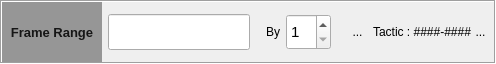
     <widget class="QFrame" name="frameRangeFrame">
      <property name="minimumSize">
       <size>
        <width>0</width>
        <height>64</height>
       </size>
      </property>
      <property name="maximumSize">
       <size>
        <width>16777215</width>
        <height>64</height>
       </size>
      </property>
      <property name="frameShape">
       <enum>QFrame::Box</enum>
      </property>
      <property name="frameShadow">
       <enum>QFrame::Sunken</enum>
      </property>
      <layout class="QHBoxLayout" name="horizontalLayout_21">
       <property name="spacing">
        <number>0</number>
       </property>
       <property name="margin">
        <number>0</number>
       </property>
       <item>
        <layout class="QHBoxLayout" name="horizontalLayout_22" stretch="0,0,0">
         <property name="spacing">
          <number>4</number>
         </property>
         <item>
          <widget class="QFrame" name="frameRangeOuterFrame">
           <property name="sizePolicy">
            <sizepolicy hsizetype="Preferred" vsizetype="Expanding">
             <horstretch>0</horstretch>
             <verstretch>0</verstretch>
            </sizepolicy>
           </property>
           <property name="minimumSize">
            <size>
             <width>100</width>
             <height>48</height>
            </size>
           </property>
           <property name="maximumSize">
            <size>
             <width>100</width>
             <height>16777215</height>
            </size>
           </property>
           <property name="autoFillBackground">
            <bool>false</bool>
           </property>
           <property name="styleSheet">
            <string notr="true"/>
           </property>
           <property name="frameShape">
            <enum>QFrame::NoFrame</enum>
           </property>
           <property name="frameShadow">
            <enum>QFrame::Raised</enum>
           </property>
           <layout class="QVBoxLayout" name="verticalLayout_8">
            <property name="spacing">
             <number>0</number>
            </property>
            <property name="margin">
             <number>0</number>
            </property>
            <item>
             <widget class="QLabel" name="frameRangeLabel">
              <property name="minimumSize">
               <size>
                <width>0</width>
                <height>0</height>
               </size>
              </property>
              <property name="maximumSize">
               <size>
                <width>16777215</width>
                <height>16777215</height>
               </size>
              </property>
              <property name="font">
               <font>
                <pointsize>10</pointsize>
                <weight>75</weight>
                <bold>true</bold>
               </font>
              </property>
              <property name="acceptDrops">
               <bool>true</bool>
              </property>
              <property name="autoFillBackground">
               <bool>false</bool>
              </property>
              <property name="styleSheet">
               <string notr="true">QLabel { background-color:rgb(150,150,150);       	        	color: rgb(22,22,22); }</string>
              </property>
              <property name="text">
               <string>Frame Range</string>
              </property>
              <property name="alignment">
               <set>Qt::AlignCenter</set>
              </property>
             </widget>
            </item>
           </layout>
          </widget>
         </item>
         <item>
          <widget class="QFrame" name="frameRangeFieldFrame">
           <property name="sizePolicy">
            <sizepolicy hsizetype="Preferred" vsizetype="Preferred">
             <horstretch>1</horstretch>
             <verstretch>0</verstretch>
            </sizepolicy>
           </property>
           <property name="maximumSize">
            <size>
             <width>16777215</width>
             <height>48</height>
            </size>
           </property>
           <property name="frameShape">
            <enum>QFrame::NoFrame</enum>
           </property>
           <property name="frameShadow">
            <enum>QFrame::Raised</enum>
           </property>
           <layout class="QHBoxLayout" name="horizontalLayout_23">
            <property name="spacing">
             <number>0</number>
            </property>
            <property name="margin">
             <number>2</number>
            </property>
            <item>
             <layout class="QHBoxLayout" name="horizontalLayout_24">
              <property name="spacing">
               <number>6</number>
              </property>
              <item>
               <widget class="QLineEdit" name="frameRange_lineEdit">
                <property name="minimumSize">
                 <size>
                  <width>0</width>
                  <height>36</height>
                 </size>
                </property>
                <property name="font">
                 <font>
                  <pointsize>11</pointsize>
                 </font>
                </property>
               </widget>
              </item>
              <item>
               <spacer name="horizontalSpacer_6">
                <property name="orientation">
                 <enum>Qt::Horizontal</enum>
                </property>
                <property name="sizeType">
                 <enum>QSizePolicy::Preferred</enum>
                </property>
                <property name="sizeHint" stdset="0">
                 <size>
                  <width>10</width>
                  <height>20</height>
                 </size>
                </property>
               </spacer>
              </item>
              <item>
               <widget class="QLabel" name="bylabel">
                <property name="text">
                 <string>By</string>
                </property>
               </widget>
              </item>
              <item>
               <widget class="QSpinBox" name="frameRangeBy_spinBox">
                <property name="minimumSize">
                 <size>
                  <width>0</width>
                  <height>36</height>
                 </size>
                </property>
                <property name="maximumSize">
                 <size>
                  <width>48</width>
                  <height>16777215</height>
                 </size>
                </property>
                <property name="font">
                 <font>
                  <pointsize>11</pointsize>
                 </font>
                </property>
                <property name="minimum">
                 <number>1</number>
                </property>
               </widget>
              </item>
             </layout>
            </item>
            <item>
             <widget class="QLabel" name="tacticInfoSpace">
              <property name="minimumSize">
               <size>
                <width>5</width>
                <height>0</height>
               </size>
              </property>
              <property name="text">
               <string/>
              </property>
             </widget>
            </item>
           </layout>
          </widget>
         </item>
         <item>
          <widget class="QFrame" name="tacticInfoFrame">
           <property name="sizePolicy">
            <sizepolicy hsizetype="Preferred" vsizetype="Expanding">
             <horstretch>0</horstretch>
             <verstretch>0</verstretch>
            </sizepolicy>
           </property>
           <property name="minimumSize">
            <size>
             <width>150</width>
             <height>0</height>
            </size>
           </property>
           <property name="maximumSize">
            <size>
             <width>136</width>
             <height>16777215</height>
            </size>
           </property>
           <property name="frameShape">
            <enum>QFrame::NoFrame</enum>
           </property>
           <property name="frameShadow">
            <enum>QFrame::Raised</enum>
           </property>
           <layout class="QHBoxLayout" name="horizontalLayout_25">
            <property name="margin">
             <number>4</number>
            </property>
            <item>
             <widget class="QToolButton" name="getTacticFrameButton">
              <property name="sizePolicy">
               <sizepolicy hsizetype="Preferred" vsizetype="Preferred">
                <horstretch>0</horstretch>
                <verstretch>0</verstretch>
               </sizepolicy>
              </property>
              <property name="focusPolicy">
               <enum>Qt::StrongFocus</enum>
              </property>
              <property name="styleSheet">
               <string notr="true">QToolButton { border-style: none; } 

QToolButton:hover {background-color: rgb(86,86,86);
				               	border-radius:8px;
}	




QToolButton:pressed {background-color: rgb(128, 128, 128);
                             	border-style: inset;
								border-width: 1px; 
				               	border-radius: 8px; 
								border-color:rgb(128,128,128);
}

</string>
              </property>
              <property name="text">
               <string>...</string>
              </property>
             </widget>
            </item>
            <item>
             <widget class="QLabel" name="tacticFrameInfoLabel">
              <property name="sizePolicy">
               <sizepolicy hsizetype="Preferred" vsizetype="Preferred">
                <horstretch>0</horstretch>
                <verstretch>0</verstretch>
               </sizepolicy>
              </property>
              <property name="minimumSize">
               <size>
                <width>300</width>
                <height>0</height>
               </size>
              </property>
              <property name="text">
               <string>Tactic : ####-####</string>
              </property>
             </widget>
            </item>
            <item>
             <widget class="QToolButton" name="setFrameFromTactic">
              <property name="sizePolicy">
               <sizepolicy hsizetype="Preferred" vsizetype="Preferred">
                <horstretch>0</horstretch>
                <verstretch>0</verstretch>
               </sizepolicy>
              </property>
              <property name="styleSheet">
               <string notr="true">QToolButton { border-style: none; } 

QToolButton:hover {background-color: rgb(86,86,86);
				               	border-radius:8px;
}	
</string>
              </property>
              <property name="text">
               <string>...</string>
              </property>
              <property name="arrowType">
               <enum>Qt::NoArrow</enum>
              </property>
             </widget>
            </item>
           </layout>
          </widget>
         </item>
        </layout>
       </item>
      </layout>
     </widget>
